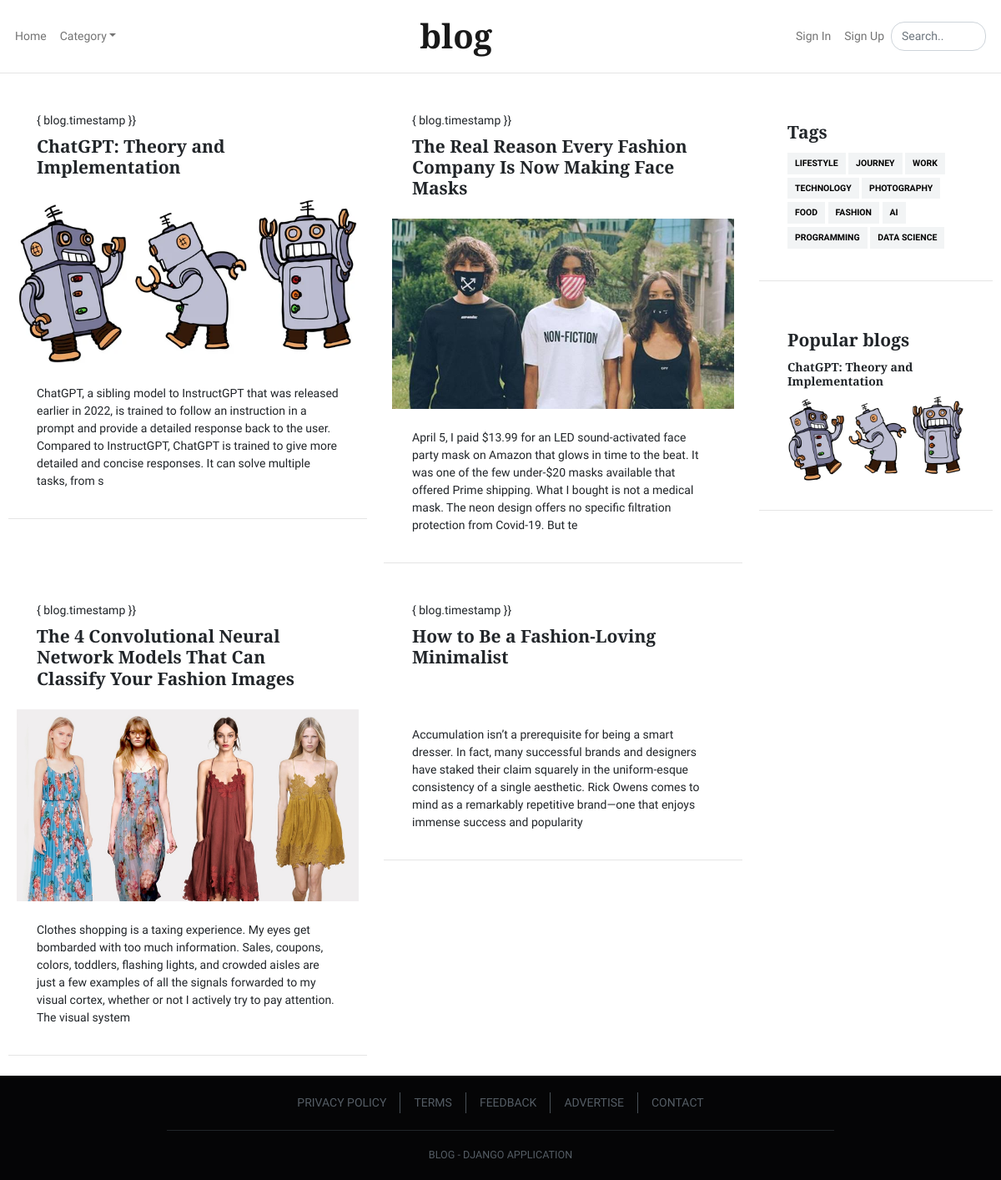
The page / on the database its author committed.
### blogs/models.py (models this page shows, shortened)
class Blog(models.Model):
    user = models.ForeignKey(User, on_delete=models.CASCADE)
    title = models.CharField(max_length=500)
    content = models.TextField()
    image = models.ImageField(upload_to='blog_images')
    tags = models.ManyToManyField(Tags)
    timestamp = models.DateTimeField(auto_now_add=True)

class Tags(models.Model):
    name = models.CharField(max_length=20)

### blogs/views.py (the view)
# urls.py: path('', index, name='index-view'),
def index(request):
    blogs = Blog.objects.filter(title__icontains= request.GET.get('search', '')).order_by('timestamp')
    popular_blog = Blog.objects.annotate(ncomment=Count('comment')).order_by('-ncomment').first()
    tags = Tags.objects.all()
    context = {'blogs':blogs, 'tags':tags, 'popular_blog':popular_blog}
    return render(request, 'index.html', context)

### templates/index.html (shortened to what this page needs)
{% extends 'components/base.html' %}
{% load static %}
{% block content %}
{% include 'components/navbar.html' %}
<main class="main pt-4">
  <div class="container">
    <div class="row">
      <div class="col-md-9">
        <div class="row">
          {% for blog in blogs %}
          <div class="col-md-6">
            <article class="card mb-4">
              <header class="card-header">
                <div class="card-meta">
                  <a href="{% url 'single-blog-view' blog.pk %}"><time class="timeago" datetime="{{ blog.timestamp }}">{
                      blog.timestamp }}</time></a>
                </div>
                <a href="{% url 'single-blog-view' blog.pk %}">
                  <h4 class="card-title">{{ blog.title }}</h4>
                </a>
              </header>
              <a href="{% url 'single-blog-view' blog.pk %}">
                <img class="card-img" src="{{ blog.image.url }}" alt="" />
              </a>
              <div class="card-body">
                <p class="card-text">{{ blog.content|slice:":300" }}</p>
              </div>
            </article>
          </div>
          {% endfor %}
        </div>
      </div>
      <div class="col-md-3 ms-auto">
        <aside class="sidebar sidebar-sticky">
          <div class="card mb-4">
            <div class="card-body">
              <h4 class="card-title">Tags</h4>
              {% for tag in tags %}
              <a class="btn btn-light btn-sm mb-1" href="{% url 'category-blogs-view' tag.name %}">{{ tag.name }}</a>
              {% endfor %}
            </div>
          </div>
          <div class="card mb-4">
            <div class="card-body">
              <h4 class="card-title">Popular blogs</h4>
              {% if popular_blog %}
              <a href="{% url 'single-blog-view' popular_blog.pk %}" class="d-inline-block">
                <h4 class="h6">{{ popular_blog.title }}</h4>
                <img class="card-img" src="{{ popular_blog.image.url }}" alt="" />
              </a>
              {% endif %}
            </div>
          </div>
        </aside>
      </div>
    </div>
  </div>
</main>
{% include 'components/footer.html' %}
{% endblock content %}

### templates/components/base.html (shortened to what this page needs)
{% load static %}
<!DOCTYPE html>
<html lang="en">
<head>
  <link href="{% static 'css/app.css' %}" rel="stylesheet">
</head>
<body>
    {% block content %}{% endblock content %}
</body>
</html>

### templates/components/navbar.html (shortened to what this page needs)
<header>
    <nav class="navbar navbar-expand-md navbar-light bg-white absolute-top">
        <div class="container">
            <div class="collapse navbar-collapse order-3 order-md-2" id="navbar-left">
                <ul class="navbar-nav me-auto">
                        <a class="nav-link" href="/">Home</a>
                    <li class="nav-item dropdown">
                        <a class="nav-link dropdown-toggle" href="#" id="dropdown03" data-bs-toggle="dropdown"
                            aria-haspopup="true" aria-expanded="false">Category</a>
                    </li>
                </ul>
            </div>
            <a class="navbar-brand mx-auto order-1 order-md-3" href="/">Blog</a>
            <div class="collapse navbar-collapse order-4 order-md-4" id="navbar-right">
                <ul class="navbar-nav ms-auto">
                    {% if user.is_authenticated %}
                    <li class="nav-item dropdown">
                        <a class="nav-link dropdown-toggle" href="#" id="dropdown03" data-bs-toggle="dropdown"
                            aria-haspopup="true" aria-expanded="false">{{ user.username }}</a>
                        <div class="dropdown-menu" aria-labelledby="dropdown03">
                            <a class="dropdown-item" href="{% url 'profile-view' %}">Your Profile</a>
                            <a class="dropdown-item" href="{% url 'your-blogs-view' %}">Your Posts</a>
                            <a class="dropdown-item" href="{% url 'create-blog-view' %}">Create Post</a>
                            <a class="dropdown-item" href="{% url 'sign-out-view' %}">Sign Out</a>
                        </div>
                    </li>
                    {% else %}
                    <li class="nav-item">
                        <a class="nav-link" href="{% url 'sign-in-view' %}">Sign In</a>
                    </li>
                    <li class="nav-item">
                        <a class="nav-link" href="{% url 'sign-up-view' %}">Sign Up</a>
                    </li>
                    {% endif %}
                </ul>
                <form class="form-inline" method="get" action="{% url 'index-view' %}">
                    <input class="search js-search form-control form-control-rounded me-sm-2" type="text"
                        title="Enter search query here.." placeholder="Search.." aria-label="Search" name="search">
                </form>
            </div>
        </div>
    </nav>
</header>

### templates/components/footer.html
<footer class="site-footer bg-dark">
    <div class="container">
      <ul class="nav justify-content-center">
        <li class="nav-item">
          <a class="nav-link" href="#">Privacy policy</a>
        </li>
        <li class="nav-item">
          <a class="nav-link" href="#">Terms</a>
        </li>
        <li class="nav-item">
          <a class="nav-link" href="#">Feedback</a>
        </li>
        <li class="nav-item">
          <a class="nav-link" href="#">Advertise</a>
        </li>
        <li class="nav-item">
          <a class="nav-link" href="#">Contact</a>
        </li>
      </ul>
      <div class="copy">
        Blog - Django application
      </div>
    </div>
  </footer>

### rows shown on the page
Blog: title "ChatGPT: Theory and Implementation", image (picture), content "ChatGPT, a sibling model to InstructGPT that was released earlier in 2022, is trained to follow an instruction in a prompt and provide a detailed response back to the user. Compared to InstructGPT, ChatGPT is trained to give more detailed and concise responses. It can solve multiple tasks, from s"
Blog: title "The Real Reason Every Fashion Company Is Now Making Face Masks", image (picture), content "April 5, I paid $13.99 for an LED sound-activated face party mask on Amazon that glows in time to the beat. It was one of the few under-$20 masks available that offered Prime shipping. What I bought is not a medical mask. The neon design offers no specific filtration protection from Covid-19. But te"
Blog: title "The 4 Convolutional Neural Network Models That Can Classify Your Fashion Images", image (picture), content "Clothes shopping is a taxing experience. My eyes get bombarded with too much information. Sales, coupons, colors, toddlers, flashing lights, and crowded aisles are just a few examples of all the signals forwarded to my visual cortex, whether or not I actively try to pay attention. The visual system"
Blog: title "How to Be a Fashion-Loving Minimalist", content "Accumulation isn’t a prerequisite for being a smart dresser. In fact, many successful brands and designers have staked their claim squarely in the uniform-esque consistency of a single aesthetic. Rick Owens comes to mind as a remarkably repetitive brand—one that enjoys immense success and popularity"
Tags: name "LIFESTYLE"
Tags: name "JOURNEY"
Tags: name "WORK"
Tags: name "TECHNOLOGY"
Tags: name "PHOTOGRAPHY"
Tags: name "FOOD"
Tags: name "FASHION"
Tags: name "AI"
Tags: name "PROGRAMMING"
Tags: name "DATA SCIENCE"
